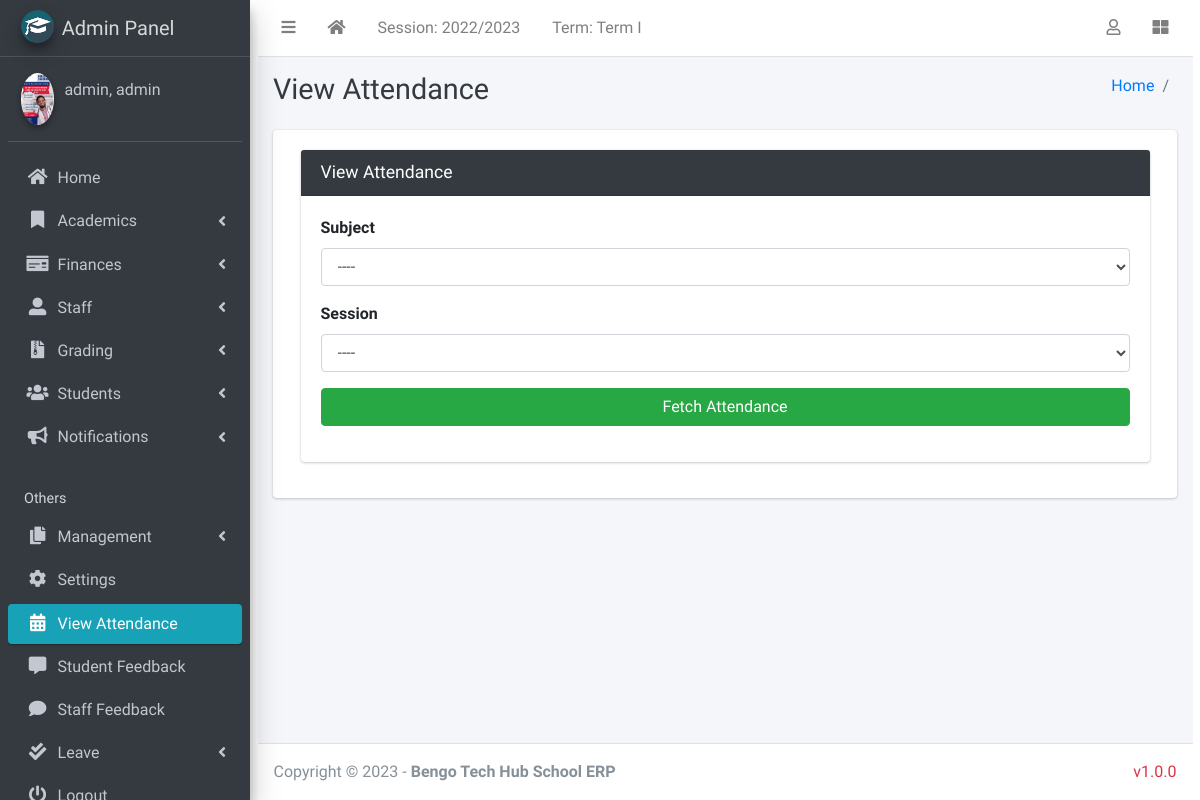
The app's page /manage/attendance/view/ (signed in) with its own data.
### academics/models.py (models this page shows, shortened)
class AcademicSession(models.Model):
    name = models.CharField(max_length=200, unique=True)
    current = models.BooleanField(default=True)
    class Meta:
        ordering = ["-name"]
    def __str__(self):
        return self.name

class AcademicTerm(models.Model):
    name = models.CharField(max_length=20, unique=True)
    current = models.BooleanField(default=True)
    class Meta:
        ordering = ["name"]

### authman/models.py (models this page shows, shortened)
class CustomUser(AbstractUser):
    USER_TYPE = ((1, "HOD"), (2, "Staff"), (3, "Student"))
    GENDER = [("M", "Male"), ("F", "Female"), ("O", "Other")]
    username = models.CharField(max_length=150, unique=True,blank=True,null=True)
    email = models.EmailField(unique=True)
    user_type = models.CharField(default=1, choices=USER_TYPE, max_length=1)
    gender = models.CharField(max_length=1, choices=GENDER)
    profile_pic = models.ImageField()
    other_name = models.CharField(max_length=200, blank=True)
    address = models.TextField()
    fcm_token = models.TextField(default="")  # For firebase notifications
    created_at = models.DateTimeField(auto_now_add=True)
    updated_at = models.DateTimeField(auto_now=True)
    USERNAME_FIELD = "email"
    REQUIRED_FIELDS = []
    objects = CustomUserManager()
    def __str__(self):
        return self.last_name + ", " + self.first_name

### management/hod_views.py (the view)
# urls.py: path("attendance/view/", hod_views.admin_view_attendance,
def admin_view_attendance(request):
    subjects = Subject.objects.all()
    sessions = AcademicSession.objects.all()
    context = {
        'subjects': subjects,
        'sessions': sessions,
        'page_title': 'View Attendance'
    }
    return render(request, "hod_template/admin_view_attendance.html", context)

### academics/context_processors.py (called while the page is built)
def site_defaults(request):
    current_session = AcademicSession.objects.filter(current=True).first()
    current_term = AcademicTerm.objects.filter(current=True).first()
    setup=SchoolSetup.objects.first()
    if setup !=None:
       logo=setup.logo
    else:
        logo=settings.MEDIA_URL+'school_log/default.png'
    if current_session == None:
        current_session, created = AcademicSession.objects.get_or_create(
            name=str(timezone.now().year-1)+"/"+str(timezone.now().year), current=True)
        current_term, created = AcademicTerm.objects.get_or_create(
            name='Term I', current=True)
    vals = SiteConfig.objects.all()
    contexts = {
        "current_session": current_session.name,
        "current_term": current_term.name,
        "school_logo":logo,
    }
    for val in vals:
        contexts[val.key] = val.value
    return contexts

### templates/hod_template/admin_view_attendance.html (shortened to what this page needs)
{% extends 'management/base.html' %}
{% load static %}
{% block page_title %}{{page_title}}{% endblock page_title %}
{% block content %}
<section class="content">
    <div class="container-fluid">
        <div class="row">
            <div class="col-md-12">
                <div class="card card-dark">
                    <div class="card-header">
                        <h3 class="card-title">{{page_title}}</h3>
                    </div>
                    <div class="card-body">
                        <div class="form-group">
                            <label>Subject</label>
                            <select name="subject" class="form-control" id='subject'>
                                <option value="">----</option>
                            </select>
                        </div>
                        <div class="form-group">
                            <label>Session</label>
                            <select name="session" class="form-control" id='session'>
                                <option value="">----</option>
                            </select>
                        </div>
                        <div class="form-group"><div  style="display: none;" class="alert alert-danger" id='error_attendance'></div>
                             <button type="button" id='fetch_attendance' class="btn btn-success btn-block">Fetch Attendance</button>
                        </div>
                </div>
            </div>
        </div>
    </div>
</section>
{% endblock content %}

### templates/management/base.html (shortened to what this page needs)
{% load static %}
<!DOCTYPE html>
<html>
  <head>
   <link rel="stylesheet" href="{% static 'mystyles/style.css' %}">
  <link rel="stylesheet" href="{% static 'plugins/fontawesome-free/css/all.min.css' %}">
  <link rel="stylesheet" href="{% static 'plugins/toastr/toastr.min.css' %}">
  <link rel="stylesheet"
    href="{% static 'plugins/overlayScrollbars/css/OverlayScrollbars.min.css' %}">
  <link rel="stylesheet" href="{% static 'plugins/Datatables/datatables.min.css' %}" />
  <link rel="stylesheet" href="{% static 'dist/css/adminlte.min.css' %}">
    <link rel="stylesheet" href="https://maxcdn.bootstrapcdn.com/bootstrap/4.5.2/css/bootstrap.min.css">
    <link
      rel="stylesheet"
      href="{% static 'plugins/fontawesome-free/css/all.min.css'%} "
    />
    <link
      rel="stylesheet"
      href="https://code.ionicframework.com/ionicons/2.0.1/css/ionicons.min.css"
    />
    <link
      rel="stylesheet"
      href="{% static 'plugins/tempusdominus-bootstrap-4/css/tempusdominus-bootstrap-4.min.css'%} "
    />
    <link
      rel="stylesheet"
      href="{% static 'plugins/icheck-bootstrap/icheck-bootstrap.min.css'%} "
    />
    <link rel="stylesheet" href="{% static 'dist/css/adminlte.min.css'%} " />
    <link
      rel="stylesheet"
      href="{% static 'plugins/overlayScrollbars/css/OverlayScrollbars.min.css'%} "
    />
    <link
      rel="stylesheet"
      href="{% static 'plugins/daterangepicker/daterangepicker.css'%} "
    />
  </head>
  <body class="hold-transition sidebar-mini layout-fixed">
    <div class="wrapper container-fluid">
    <nav class="main-header navbar navbar-expand navbar-white navbar-light">
      <ul class="navbar-nav">
        <li class="nav-item">
          <a class="nav-link" data-widget="pushmenu" href="#" role="button"><i
              class="fas fa-bars"></i></a>
        </li>
        <li class="nav-item d-none d-sm-inline-block">
          <a href="/" class="nav-link"><i class="fa fa-home"></i></a>
        </li>
        <li class="nav-item d-none d-sm-inline-block">
          <a href="{% url 'current-session' %}" class="nav-link">Session: {{ current_session }}</a>
        </li>
        <li class="nav-item d-none d-sm-inline-block">
          <a href="{% url 'current-session' %}" class="nav-link">Term: {{ current_term }}</a>
        </li>
      </ul>
      <ul class="navbar-nav ml-auto">
        <li class="nav-item dropdown">
          <a class="nav-link" data-toggle="dropdown" href="#">
            <i class="far fa-user"></i>
          </a>
        </li>
        <li class="nav-item">
          <a class="nav-link" data-widget="control-sidebar" data-slide="true"
            href="#" role="button"><i class="fas fa-th-large"></i></a>
        </li>
      </ul>
    </nav>
      {% include "management/sidebar_template.html" with user=user %}
      <div class="content-wrapper">
        <div class="content-header">
          <div class="container-fluid">
            <div class="row mb-2">
              <div class="col-sm-6">
                <h1 class="m-0 text-dark">
                  {% block page_title %}{% endblock page_title %}
                </h1>
              </div>
              <div class="col-sm-6">
              <ol class="breadcrumb float-sm-right">
                <li class="breadcrumb-item"><a href="/">Home</a></li>
                <li class="breadcrumb-item">{% block breadcrumb %}{% endblock breadcrumb %}</li>
              </ol>
            </div>
            </div>
          </div>
        </div>
      <section class="content">
        <div class="container-fluid">
          <div class="row">
            <div class="col-md-12">
              {% block fullcard %}
              <div class="card">
                <div class="card-body">
                  <div class="row">
                    <div class="col">
                      {% block content %}
                      {% endblock content %}
                    </div>
                  </div>
                </div>
              </div>
              {% endblock fullcard %}
            </div>
          </div>
        </div>
      </section>
      </div>
      {% include "management/footer.html" %}
    </div>
  </body>
</html>

### templates/management/sidebar_template.html (shortened to what this page needs)
{% load static %}
<aside class="main-sidebar sidebar-dark-info elevation-4">
    {% if request.user.user_type == '1' %}
    <a href="{% url 'admin_home' %}" class="brand-link">
        <img src="{% static 'dist/img/cmsl.png' %} " alt="AdminLTE Logo"
            class="brand-image img-circle elevation-3" >
        <span class="brand-text font-weight-light">Admin Panel</span>
    </a>
    <div class="sidebar">
        <div class="user-panel mt-3 pb-3 mb-3 d-flex">
            <div class="image">
                <img src="{{ request.user.profile_pic}}" class="img-circle elevation-2" alt="User Image">
            </div>
            <div class="info">
                <a href="#" class="d-block">{{user}}</a>
            </div>
        </div>
        <nav class="mt-2">
            <ul class="nav nav-pills nav-sidebar flex-column" data-widget="treeview" role="menu" data-accordion="false">
                <li class="nav-item">
                    {% url 'admin_home' as admin_home %}
                    <a href="{{admin_home}}" class="nav-link {% if admin_home == request.path %} active {% endif %}">
                        <i class="nav-icon fas fa-home"></i>
                        <p>
                            Home
                        </p>
                    </a>
                </li>
                <li class="nav-item has-treeview">
                    <a href="#" class="nav-link">
                        <i class="nav-icon fas fa-bookmark"></i>
                        <p>
                            Academics
                            <i class="fas fa-angle-left right"></i>
                        </p>
                    </a>
                </li>
                <li class="nav-item has-treeview">
                    <a href="#" class="nav-link">
                        <i class="nav-icon fas fa-money-check"></i>
                        <p>
                            Finances
                            <i class="fas fa-angle-left right"></i>
                        </p>
                    </a>
                </li>
                <li class="nav-item has-treeview">
                    <a href="#" class="nav-link">
                        <i class="nav-icon fas fa-user-alt"></i>
                        <p>
                            Staff
                            <i class="fas fa-angle-left right"></i>
                        </p>
                    </a>
                </li>
                 <li class="nav-item has-treeview">
              <a href="#" class="nav-link">
                <i class="nav-icon fas fa-file-archive"></i>
                <p>
                  Grading
                  <i class="fas fa-angle-left right"></i>
                </p>
              </a>
            </li>
                <li class="nav-item has-treeview">
                    <a href="#" class="nav-link">
                        <i class="nav-icon fas fa-users"></i>
                        <p>
                            Students
                            <i class="fas fa-angle-left right"></i>
                        </p>
                    </a>
                </li>
                 <li class="nav-item has-treeview">
                    <a href="#" class="nav-link">
                        <i class="nav-icon fas fa-bullhorn"></i>
                        <p>
                            Notifications
                            <i class="fas fa-angle-left right"></i>
                        </p>
                    </a>
                </li>
                <li class="nav-header">Others</li>
            <li class="nav-item has-treeview">
              <a href="#" class="nav-link">
                <i class="nav-icon fas fa-copy"></i>
                <p>
                  Management
                  <i class="fas fa-angle-left right"></i>
                </p>
              </a>
            </li>
            <li class="nav-item">
              <a href="{% url 'configs' %}" class="nav-link">
                <i class="nav-icon fas fa-cog"></i>
                <p>
                  Settings
                </p>
              </a>
              </li>
                <li class="nav-item">
                    {% url 'admin_view_attendance' as admin_view_attendance %}
                <li class="nav-item">
                    <a href="{{admin_view_attendance}}"
                        class="nav-link  {% if admin_view_attendance == request.path %} active {% endif %}">
                        <i class="nav-icon fas fa-calendar-alt"></i>
                        <p>
                            View Attendance
                        </p>
                    </a>
                </li>
                <li class="nav-item">
                    {% url 'student_feedback_message' as student_feedback_message %}
                    <a href="{{ student_feedback_message }}"
                        class="nav-link  {% if student_feedback_message == request.path %} active {% endif %}">
                        <i class="nav-icon fas fa-comment-alt"></i>
                        <p>
                            Student Feedback
                        </p>
                    </a>
                </li>
                <li class="nav-item">
                    {% url 'staff_feedback_message' as staff_feedback_message %}
                    <a href="{{staff_feedback_message}}"
                        class="nav-link   {% if staff_feedback_message == request.path %} active {% endif %}">
                        <i class="nav-icon fas fa-comment"></i>
                        <p>
                            Staff Feedback
                        </p>
                    </a>
                </li>
                 <li class="nav-item has-treeview">
                    <a href="#" class="nav-link">
                        <i class="nav-icon fas fa-check-double"></i>
                        <p>
                            Leave
                            <i class="fas fa-angle-left right"></i>
                        </p>
                    </a>
                </li>
                                        {% endif %}
                                        <li class="nav-item">
                                            <a href="{% url 'user_logout' %}"
                                                onclick="return confirm('Your session would be terminated.\n\nProceed?')"
                                                class="nav-link">
                                                <i class="nav-icon fas fa-power-off"></i>
                                                <p>
                                                </p>
                                            </a>
                                        </li>
                                    </ul>
                                </nav>
                            </div>
</aside>

### records on screen
AcademicSession: name "2022/2023"
AcademicTerm: name "Term I"
CustomUser: user.profile_pic (picture), last_name+first_name "admin, admin"

### other values on screen
{{ page_title }} "View Attendance"
{{ shool_name | default:"Bengo Tech Hub School ERP" }} "Bengo Tech Hub School ERP"
{{ version| default:"v1.0.0" }} "v1.0.0"
